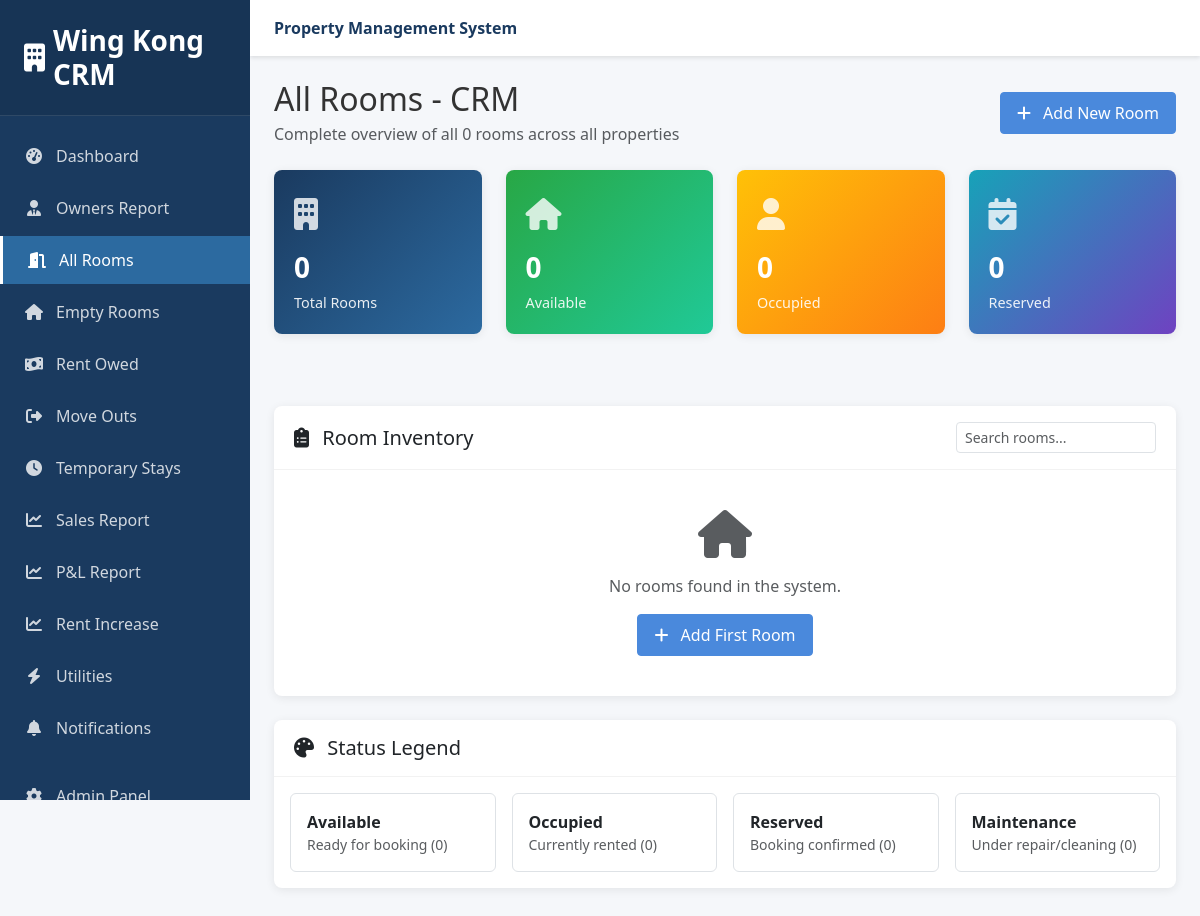
The page /crm/properties/crm/rooms/ (signed in) on the database as committed earlier.
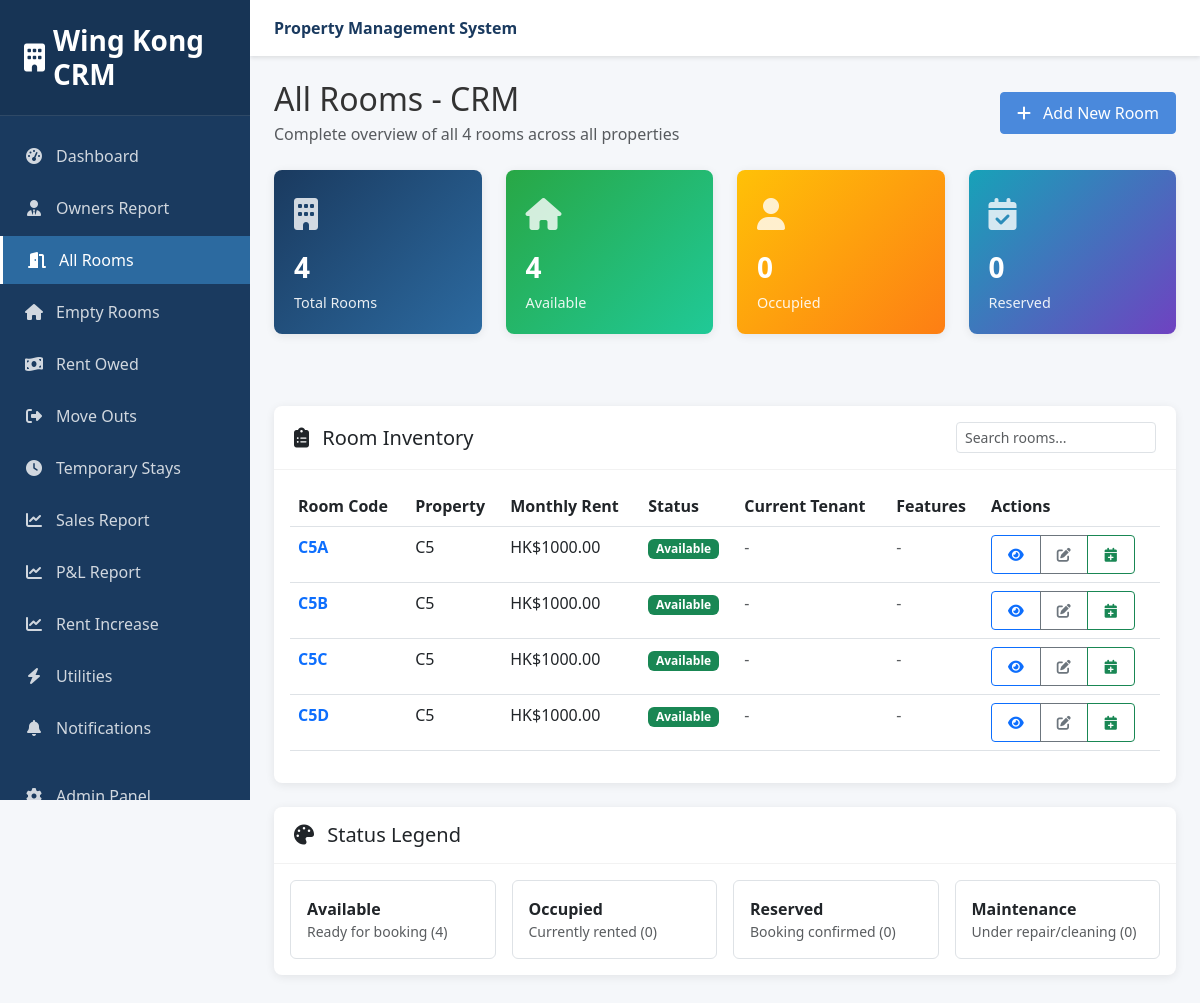
The same page on the database as committed later.
### properties/models.py (models this page shows, shortened)
class Room(models.Model):
    ROOM_STATUS = [
        ('available', 'Available'),  # Ready for booking
        ('reserved', 'Reserved'),  # Booking confirmed, deposit paid
        ('occupied', 'Occupied'),  # Tenant actively living there
        ('maintenance', 'Under Maintenance'),  # Being repaired/cleaned
        ('temporary', 'Temporary Stay'),  # Short-term temporary occupancy
        ('cleaning', 'Being Cleaned'),  # Between tenants, being cleaned
    ]
    property = models.ForeignKey(Property, on_delete=models.CASCADE, related_name='rooms')
    room_code = models.CharField(max_length=10, unique=True)  # c5a, c5b, etc.
    room_number = models.CharField(max_length=20)
    description = models.TextField(blank=True)
    monthly_rent = models.DecimalField(max_digits=10, decimal_places=2, validators=[MinValueValidator(Decimal('0.01'))])
    deposit_amount = models.DecimalField(max_digits=10, decimal_places=2, default=2500.00)
    status = models.CharField(max_length=20, choices=ROOM_STATUS, default='available')
    post_ad_price = models.DecimalField(
        max_digits=10, decimal_places=2,
        null=True, blank=True,
        help_text="Price advertised to public (for rent increase detection)"
    )
    size_sqft = models.DecimalField(max_digits=8, decimal_places=2, null=True, blank=True)
    has_private_bathroom = models.BooleanField(default=False)
    has_balcony = models.BooleanField(default=False)
    created_at = models.DateTimeField(auto_now_add=True)
    updated_at = models.DateTimeField(auto_now=True)
    class Meta:
        ordering = ['room_code']
    def get_current_booking(self):
        today = timezone.now().date()
        try:
            return self.booking_set.filter(
                status='active',
                move_in_date__lte=today,
                move_out_date__gte=today
            ).first()
        except:
            return None

class Property(models.Model):
    PROPERTY_TYPES = [
        ('apartment', 'Apartment'),
        ('building', 'Building'),
    ]
    name = models.CharField(max_length=200)
    address = models.TextField()
    address_chinese = models.TextField(null=True, blank=True)
    property_type = models.CharField(max_length=20, choices=PROPERTY_TYPES)
    total_rooms = models.IntegerField()
    created_at = models.DateTimeField(auto_now_add=True)
    updated_at = models.DateTimeField(auto_now=True)

### properties/views.py (the view)
# urls.py: path('crm/rooms/', views.crm_room_list, name='crm_room_list'),
@staff_required
def crm_room_list(request):
    rooms = Room.objects.all().select_related('property').order_by('room_code')
    total_rooms = rooms.count()
    available_rooms = rooms.filter(status='available').count()
    occupied_rooms = rooms.filter(status='occupied').count()
    reserved_rooms = rooms.filter(status='reserved').count()
    maintenance_rooms = rooms.filter(status='maintenance').count()
    context = {
        'rooms': rooms,
        'title': 'All Rooms - CRM',
        'stats': {
            'total_rooms': total_rooms,
            'available_rooms': available_rooms,
            'occupied_rooms': occupied_rooms,
            'reserved_rooms': reserved_rooms,
            'maintenance_rooms': maintenance_rooms,
        }
    }
    return render(request, 'properties/crm_room_list.html', context)

### templates/properties/crm_room_list.html (shortened to what this page needs)
{% extends 'reports/base.html' %}
{% block content %}
<div class="d-flex justify-content-between align-items-center mb-4">
    <div>
        <h2 class="mb-1">{{ title }}</h2>
        <p class="text-muted mb-0">Complete overview of all {{ stats.total_rooms }} rooms across all properties</p>
    </div>
    <div>
        <a href="/admin/properties/room/add/" class="btn btn-primary" target="_blank">
            <i class="fas fa-plus me-2"></i> Add New Room
        </a>
    </div>
</div>
<div class="row mb-4">
    <div class="col-xl-3 col-md-6 mb-4">
        <div class="stats-card primary">
            <div class="stats-icon">
                <i class="fas fa-building"></i>
            </div>
            <div class="stats-number">{{ stats.total_rooms }}</div>
            <div class="stats-label">Total Rooms</div>
        </div>
    </div>
    <div class="col-xl-3 col-md-6 mb-4">
        <div class="stats-card success">
            <div class="stats-icon">
                <i class="fas fa-home"></i>
            </div>
            <div class="stats-number">{{ stats.available_rooms }}</div>
            <div class="stats-label">Available</div>
        </div>
    </div>
    <div class="col-xl-3 col-md-6 mb-4">
        <div class="stats-card warning">
            <div class="stats-icon">
                <i class="fas fa-user"></i>
            </div>
            <div class="stats-number">{{ stats.occupied_rooms }}</div>
            <div class="stats-label">Occupied</div>
        </div>
    </div>
    <div class="col-xl-3 col-md-6 mb-4">
        <div class="stats-card info">
            <div class="stats-icon">
                <i class="fas fa-calendar-check"></i>
            </div>
            <div class="stats-number">{{ stats.reserved_rooms }}</div>
            <div class="stats-label">Reserved</div>
        </div>
    </div>
</div>
<div class="card">
    <div class="card-header d-flex justify-content-between align-items-center">
        <h5 class="mb-0"><i class="fas fa-clipboard-list me-2"></i> Room Inventory</h5>
        <div>
            <input type="text" class="form-control form-control-sm" placeholder="Search rooms..." style="width: 200px;">
        </div>
    </div>
    <div class="card-body">
        {% if rooms %}
        <div class="table-responsive">
            <table class="table table-hover">
                <thead>
                    <tr>
                        <th>Room Code</th>
                        <th>Property</th>
                        <th>Monthly Rent</th>
                        <th>Status</th>
                        <th>Current Tenant</th>
                        <th>Features</th>
                        <th>Actions</th>
                    </tr>
                </thead>
                <tbody>
                    {% for room in rooms %}
                    <tr>
                        <td>
                            <a href="{% url 'properties:crm_room_detail' room_code=room.room_code %}" class="text-decoration-none fw-bold">
                                {{ room.room_code|upper }}
                            </a>
                        </td>
                        <td>{{ room.property.name }}</td>
                        <td>HK${{ room.monthly_rent }}</td>
                        <td>
                            {% if room.status == 'available' %}
                                <span class="badge bg-success">Available</span>
                            {% elif room.status == 'occupied' %}
                                <span class="badge bg-warning">Occupied</span>
                            {% elif room.status == 'reserved' %}
                                <span class="badge bg-info">Reserved</span>
                            {% elif room.status == 'maintenance' %}
                                <span class="badge bg-danger">Maintenance</span>
                            {% else %}
                                <span class="badge bg-secondary">{{ room.get_status_display }}</span>
                            {% endif %}
                        </td>
                        <td>
                            {% with current_booking=room.get_current_booking %}
                                {% if current_booking %}
                                    {{ current_booking.tenant.full_name }}
                                {% else %}
                                    <span class="text-muted">-</span>
                                {% endif %}
                            {% endwith %}
                        </td>
                        <td>
                            {% if not room.has_private_bathroom and not room.has_balcony %}
                                <span class="text-muted">-</span>
                            {% endif %}
                        </td>
                        <td>
                            <div class="btn-group" role="group">
                                <a href="{% url 'properties:crm_room_detail' room_code=room.room_code %}"
                                   class="btn btn-sm btn-outline-primary">
                                    <i class="fas fa-eye"></i>
                                </a>
                                <a href="/admin/properties/room/{{ room.id }}/change/"
                                   class="btn btn-sm btn-outline-secondary" target="_blank">
                                    <i class="fas fa-edit"></i>
                                </a>
                                {% if room.status == 'available' %}
                                <a href="/admin/bookings/booking/add/?room={{ room.id }}"
                                   class="btn btn-sm btn-outline-success" target="_blank">
                                    <i class="fas fa-calendar-plus"></i>
                                </a>
                                {% endif %}
                            </div>
                        </td>
                    </tr>
                    {% endfor %}
                </tbody>
            </table>
        </div>
        {% else %}
        <div class="text-center py-4">
            <i class="fas fa-home fa-3x text-muted mb-3"></i>
            <p class="text-muted">No rooms found in the system.</p>
            <a href="/admin/properties/room/add/" class="btn btn-primary" target="_blank">
                <i class="fas fa-plus me-2"></i> Add First Room
            </a>
        </div>
        {% endif %}
    </div>
</div>
<div class="card">
    <div class="card-header">
        <h5 class="mb-0"><i class="fas fa-palette me-2"></i> Status Legend</h5>
    </div>
    <div class="card-body">
        <div class="row g-3">
            <div class="col-md-3 col-sm-6">
                <div class="d-flex align-items-center p-3 border rounded">
                    <div>
                        <strong>Available</strong>
                        <div class="text-muted small">Ready for booking ({{ stats.available_rooms }})</div>
                    </div>
                </div>
            </div>
            <div class="col-md-3 col-sm-6">
                <div class="d-flex align-items-center p-3 border rounded">
                    <div>
                        <strong>Occupied</strong>
                        <div class="text-muted small">Currently rented ({{ stats.occupied_rooms }})</div>
                    </div>
                </div>
            </div>
            <div class="col-md-3 col-sm-6">
                <div class="d-flex align-items-center p-3 border rounded">
                    <div>
                        <strong>Reserved</strong>
                        <div class="text-muted small">Booking confirmed ({{ stats.reserved_rooms }})</div>
                    </div>
                </div>
            </div>
            <div class="col-md-3 col-sm-6">
                <div class="d-flex align-items-center p-3 border rounded">
                    <div>
                        <strong>Maintenance</strong>
                        <div class="text-muted small">Under repair/cleaning ({{ stats.maintenance_rooms }})</div>
                    </div>
                </div>
            </div>
        </div>
    </div>
</div>
{% endblock %}

### templates/reports/base.html (shortened to what this page needs)
<!DOCTYPE html>
<html lang="en">
<head>
    <link href="https://cdn.jsdelivr.net/npm/bootstrap@5.3.0/dist/css/bootstrap.min.css" rel="stylesheet">
    <link rel="stylesheet" href="https://cdnjs.cloudflare.com/ajax/libs/font-awesome/6.4.0/css/all.min.css">
</head>
<body>
    <nav class="sidebar" id="sidebar">
        <div class="sidebar-header">
            <h3><i class="fas fa-building"></i> Wing Kong CRM</h3>
        </div>
        <div class="sidebar-menu">
            <ul class="nav flex-column">
                <li class="nav-item">
                    <a class="nav-link {% if request.path == '/reports/' %}active{% endif %}" href="{% url 'reports:dashboard' %}">
                        <i class="fas fa-tachometer-alt"></i> Dashboard
                    </a>
                </li>
                <li class="nav-item">
                    <a class="nav-link {% if 'owners' in request.path %}active{% endif %}" href="{% url 'reports:owners_report' %}">
                        <i class="fas fa-user-tie"></i> Owners Report
                    </a>
                </li>
                <li class="nav-item">
                    <a class="nav-link {% if 'crm/rooms' in request.path %}active{% endif %}" href="{% url 'properties:crm_room_list' %}">
                        <i class="fas fa-door-open"></i> All Rooms
                    </a>
                </li>
                <li class="nav-item">
                    <a class="nav-link {% if 'empty-rooms' in request.path %}active{% endif %}" href="{% url 'reports:empty_rooms' %}">
                        <i class="fas fa-home"></i> Empty Rooms
                    </a>
                </li>
                <li class="nav-item">
                    <a class="nav-link {% if 'rent-owed' in request.path %}active{% endif %}" href="{% url 'reports:rent_owed' %}">
                        <i class="fas fa-money-bill-wave"></i> Rent Owed
                    </a>
                </li>
                <li class="nav-item">
                    <a class="nav-link {% if 'move-out' in request.path %}active{% endif %}" href="{% url 'reports:move_out' %}">
                        <i class="fas fa-sign-out-alt"></i> Move Outs
                    </a>
                </li>
                <li class="nav-item">
                    <a class="nav-link {% if 'temporary-stay' in request.path %}active{% endif %}" href="{% url 'reports:temporary_stay' %}">
                        <i class="fas fa-clock"></i> Temporary Stays
                    </a>
                </li>
                <li class="nav-item">
                    <a class="nav-link {% if 'monthly-sales' in request.path %}active{% endif %}" href="{% url 'reports:monthly_sales' %}">
                        <i class="fas fa-chart-line"></i> Sales Report
                    </a>
                </li>
                <li class="nav-item">
                    <a class="nav-link {% if 'profit-loss' in request.path %}active{% endif %}" href="{% url 'reports:profit_loss_report' %}">
                        <i class="fas fa-chart-line"></i> P&L Report
                    </a>
                </li>
                <li class="nav-item">
                    <a class="nav-link {% if 'rent-increase' in request.path %}active{% endif %}" href="{% url 'reports:rent_increase_report' %}">
                        <i class="fas fa-chart-line"></i> Rent Increase
                    </a>
                </li>
                <li class="nav-item">
                    <a class="nav-link {% if 'utilities' in request.path %}active{% endif %}" href="{% url 'reports:utilities' %}">
                        <i class="fas fa-bolt"></i> Utilities
                    </a>
                </li>
                <li class="nav-item">
                    <a class="nav-link {% if 'notifications' in request.path %}active{% endif %}" href="{% url 'notifications:dashboard' %}">
                        <i class="fas fa-bell"></i> Notifications
                    </a>
                </li>
                <li class="nav-item mt-3">
                    <a class="nav-link" href="/admin/" target="_blank">
                        <i class="fas fa-cog"></i> Admin Panel
                    </a>
                </li>
            </ul>
        </div>
    </nav>
    <div class="main-content">
        <nav class="top-navbar">
            <div class="d-flex align-items-center">
                <span class="navbar-brand">Property Management System</span>
            </div>
        </nav>
        <div class="content-area">
            {% block content %}
            {% endblock %}
        </div>
    </div>
</body>
</html>

Rows that differ between the two databases and show on the page:
added Room: room_code "C5A", property.name "C5", monthly_rent "1000.00", status "Available"
added Room: room_code "C5B", property.name "C5", monthly_rent "1000.00", status "Available"
added Room: room_code "C5C", property.name "C5", monthly_rent "1000.00", status "Available"
added Room: room_code "C5D", property.name "C5", monthly_rent "1000.00", status "Available"
Other text that changed with them:
{{ stats.total_rooms }}: "0" → "4"
{{ stats.available_rooms }}: "0" → "4"
text no longer shown: "No rooms found in the system. Add First Room"
text now shown: "Room Code Property Monthly Rent Status Current Tenant Features Actions"
